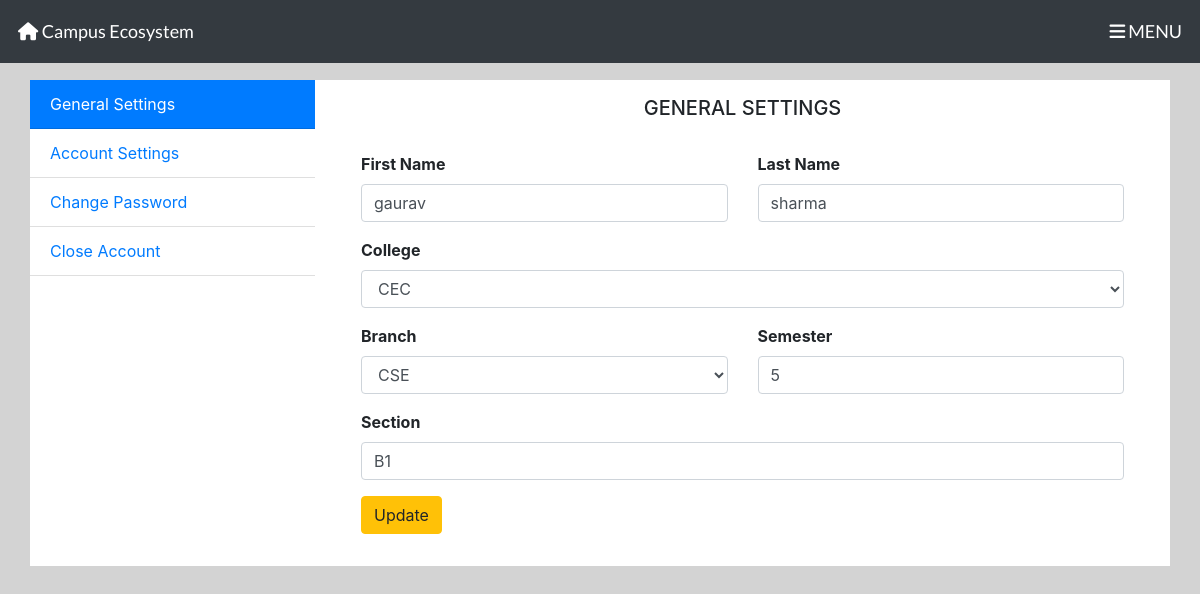
The page /setting.php (signed in) on the database its author committed.
### tables this page shows
CREATE TABLE `student_info` (
  `user_id` int(11) NOT NULL,
  `register_date` datetime NOT NULL,
  `fname` varchar(50) NOT NULL,
  `lname` varchar(50) NOT NULL,
  `college` varchar(10) NOT NULL,
  `branch` varchar(50) NOT NULL,
  `section` varchar(10) NOT NULL,
  `email` varchar(255) NOT NULL,
  `user_password` varchar(255) NOT NULL,
  `uni_roll` int(11) NOT NULL,
  `sem` int(11) NOT NULL,
  `user_phone` varchar(10) NOT NULL,
  `profile_image` varchar(255) NOT NULL DEFAULT 'assets\\images\\dp.png'
);

### core/init.php (called while the page is built, shortened)
<?php
include_once('db/connection.php');
include_once('classes/user.php');
global $conn;
$getFromU = new User($conn);
?>

### core/classes/user.php (called while the page is built, shortened)
<?php
class User
{
    protected $conn;
    function __construct($conn)
    {
        $this->conn = $conn;
    }
    public function UserData($user_id)
    {
        $query = "SELECT * from student_info WHERE user_id=:userid";
        $stmt = $this->conn->prepare($query);
        $stmt->bindParam(':userid', $user_id, PDO::PARAM_INT);
        $stmt->execute();
        return $stmt->fetch(PDO::FETCH_OBJ);
    }
}

### setting.php (the view, shortened to what this page needs)
<?php
include_once('core/init.php');
$user_id = @$_SESSION['userid'];
$user = $getFromU->UserData($user_id);
?>
<!DOCTYPE html>
<html>
<head>
  <?php include_once("includes/backHeader.php"); ?>
</head>
<body>
  <?php include_once("includes/profileNevigation.php"); ?>
  <div class="container-fluid" style="margin-top:5rem;">
    <div class="container bg-white">
      <div class="row">
        <div class="col-md-3 list-group-flush padding-0">
          <ul class="list-group">
            <a href="settings" class="list-group-item bg-primary text-white">General Settings</a>
            <a href="account" class="list-group-item">Account Settings</a>
            <a href="changepassword" class="list-group-item">Change Password</a>
            <a href="closeaccount" class="list-group-item">Close Account</a>
          </ul>
        </div>
        <div class="col-md-9 padding-0">
          <div class="container p-3 bg-white">
            <h5 class="text-center text-uppercase">General Settings</h5>
            <div class="tab-content">
              <div id="home" class="container tab-pane active"><br>
                <div class="container">
                  <form id="general_settings" method="POST">
                    <div class="row">
                      <div class="col-md-6">
                        <div class="form-group">
                          <strong><label>First Name</label></strong>
                          <input type="text" value="<?php echo $user->fname; ?>" class="form-control" name="fname">
                        </div>
                      </div>
                      <div class="col-md-6">
                        <div class="form-group">
                          <strong><label>Last Name</label></strong>
                          <input type="text" value="<?php echo $user->lname; ?>" class="form-control" name="lname">
                        </div>
                      </div>
                    </div>
                    <div class="form-group">
                      <strong><label for="college">College</label></strong>
                      <select name="college" class="form-control" required>
                        <option selected value="<?php echo strtoupper($user->college); ?>"><?php echo strtoupper($user->college); ?></option>
                      </select>
                    </div>
                    <div class="row">
                      <div class=" col-sm-6 form-group">
                        <strong><label for="branch">Branch</label></strong>
                        <select name="branch" class="form-control" required>
                          <option value="<?php echo strtoupper($user->branch); ?>" selected><?php echo strtoupper($user->branch); ?></option>
                        </select>
                      </div>
                      <div class=" col-sm-6 form-group">
                        <strong><label for="sem">Semester</label></strong>
                        <input type="number" name="sem" min="1" max="8" value="<?php echo $user->sem; ?>" class="form-control">
                      </div>
                    </div>
                    <div class="form-group">
                      <strong><label for="sec">Section</label></strong>
                      <input type="text" name="sec" value="<?php echo strtoupper($user->section); ?>" class="form-control" required>
                    </div>
                    <div class="form-group">
                      <button type="submit" name="update_general" class="btn btn-warning">Update</button>
                    </div>
                  </form>
                </div>
              </div>
            </div>
          </div>
        </div>
      </div>
    </div>
</body>
</html>

### assets/css/profileNevStyle.css (style rules this page uses)
body { margin: 0; padding: 0; box-sizing: border-box; background-color: lightgrey; }

### setting.php (style rules this page uses)
.padding-0 { padding-right: 0; padding-left: 0; }

### rows shown on the page
student_info: fname "gaurav", lname "sharma", college "CEC", branch "CSE", sem "5", sec "B1"
